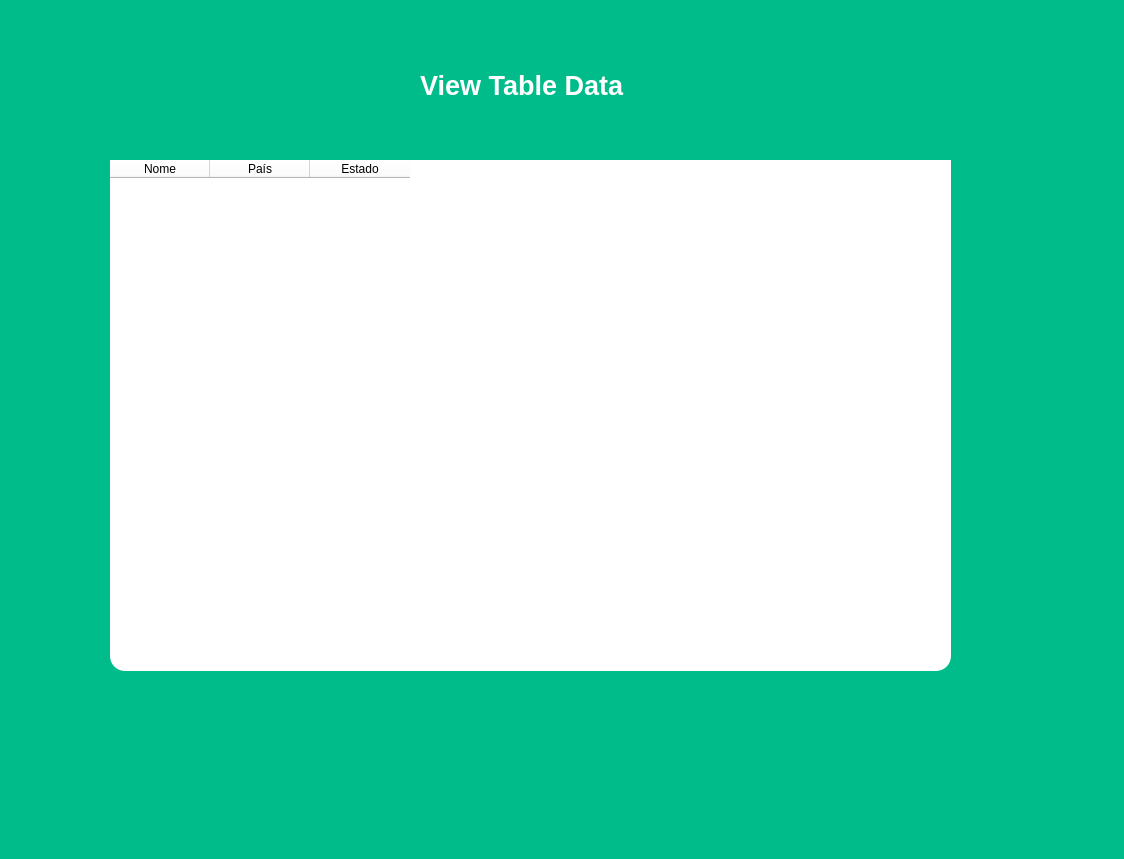
<?xml version="1.0" encoding="UTF-8"?>
<ui version="4.0">
 <class>Dialog</class>
 <widget class="QDialog" name="Dialog">
  <property name="geometry">
   <rect>
    <x>0</x>
    <y>0</y>
    <width>1124</width>
    <height>859</height>
   </rect>
  </property>
  <property name="windowTitle">
   <string>Dialog</string>
  </property>
  <property name="styleSheet">
   <string notr="true">background-color: rgb(0, 188, 138);</string>
  </property>
  <widget class="QLabel" name="label">
   <property name="geometry">
    <rect>
     <x>420</x>
     <y>60</y>
     <width>341</width>
     <height>51</height>
    </rect>
   </property>
   <property name="font">
    <font>
     <pointsize>20</pointsize>
     <weight>75</weight>
     <bold>true</bold>
    </font>
   </property>
   <property name="styleSheet">
    <string notr="true">color: rgb(255, 255, 255);</string>
   </property>
   <property name="text">
    <string>View Table Data</string>
   </property>
  </widget>
  <widget class="QTableWidget" name="tableWidget">
   <property name="geometry">
    <rect>
     <x>110</x>
     <y>160</y>
     <width>841</width>
     <height>511</height>
    </rect>
   </property>
   <property name="styleSheet">
    <string notr="true">border-radius: 15px;
background-color: rgb(255, 255, 255);</string>
   </property>
   <property name="alternatingRowColors">
    <bool>true</bool>
   </property>
   <property name="showGrid">
    <bool>true</bool>
   </property>
   <property name="sortingEnabled">
    <bool>true</bool>
   </property>
   <property name="columnCount">
    <number>3</number>
   </property>
   <attribute name="horizontalHeaderCascadingSectionResizes">
    <bool>false</bool>
   </attribute>
   <attribute name="verticalHeaderShowSortIndicator" stdset="0">
    <bool>true</bool>
   </attribute>
   <column>
    <property name="text">
     <string>Nome</string>
    </property>
   </column>
   <column>
    <property name="text">
     <string>País</string>
    </property>
   </column>
   <column>
    <property name="text">
     <string>Estado</string>
    </property>
   </column>
  </widget>
 </widget>
 <resources/>
 <connections/>
</ui>
